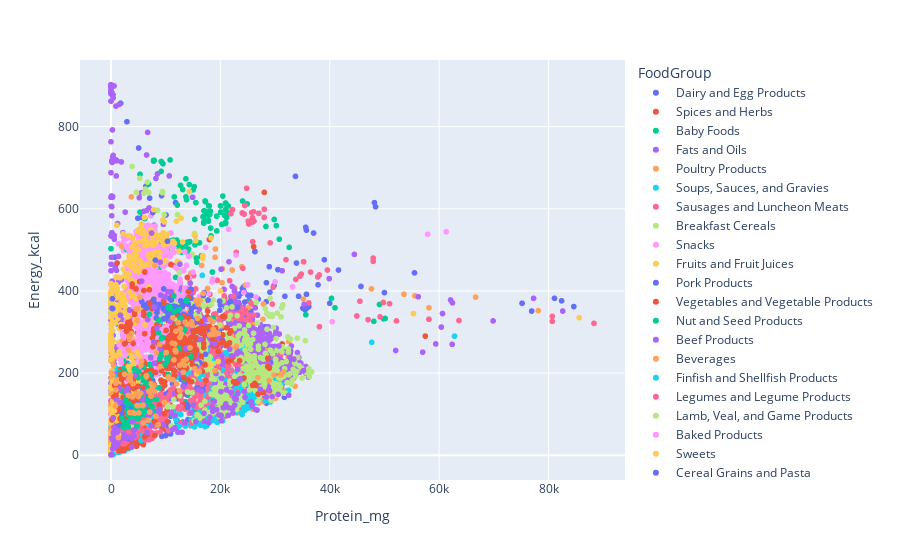

This figure's notebook cell:
### Code cell
x_list = food.columns.values[3:]
fig = px.scatter(food, x=x_list[0], y="Energy_kcal", color="FoodGroup")
fig.show()

### Figure 1 — Plotly figure (JSON) as saved in the notebook; plotly's stock layout.template omitted (floating-point values rounded to 4 significant figures; data arrays with more than 128 entries replaced by an {"elided": "..."} marker saying what was removed)
{"data": [{"hovertemplate": "FoodGroup=Dairy and Egg Products<br>Protein_mg=%{x}<br>Energy_kcal=%{y}<extra></extra>", "legendgroup": "Dairy and Egg Products", "marker": {"color": "#636efa", "symbol": "circle"}, "mode": "markers", "name": "Dairy and Egg Products", "showlegend": true, "type": "scattergl", "x": {"elided": "264 float values"}, "xaxis": "x", "y": {"elided": "264 int values"}, "yaxis": "y"}, {"hovertemplate": "FoodGroup=Spices and Herbs<br>Protein_mg=%{x}<br>Energy_kcal=%{y}<extra></extra>", "legendgroup": "Spices and Herbs", "marker": {"color": "#EF553B", "symbol": "circle"}, "mode": "markers", "name": "Spices and Herbs", "showlegend": true, "type": "scattergl", "x": [6090, 17600, 22980, 7610, 19770, 10760, 18070, 23200, 13460, 3990, 5970, 21930, 12370, 17810, 14290, 15980, 19960, 15800, 23000, 16550, 8980, 6710, 12660, 26080, 5840, 10410, 9000, 14140, 26630, 10390, 12010, 10400, 17990, 9590, 5760, 4880, 11430, 10630, 6730, 22770, 9110, 9680, 3150, 3460, 3740, 0, 0, 5560, 60, 50, 30, 0, 2360, 1180, 3310, 3750, 3290, 19930, 40, 490, 0, 0, 4500, 10820], "xaxis": "x", "y": [263, 337, 233, 313, 333, 311, 392, 237, 282, 247, 274, 279, 298, 375, 325, 305, 253, 345, 323, 331, 335, 475, 271, 508, 525, 341, 265, 282, 292, 251, 318, 296, 525, 307, 342, 331, 310, 315, 272, 295, 276, 312, 23, 43, 60, 0, 21, 101, 288, 237, 56, 18, 23, 48, 131, 70, 44, 285, 19, 88, 188, 0, 322, 335], "yaxis": "y"}, {"hovertemplate": "FoodGroup=Baby Foods<br>Protein_mg=%{x}<br>Energy_kcal=%{y}<extra></extra>", "legendgroup": "Baby Foods", "marker": {"color": "#00cc96", "symbol": "circle"}, "mode": "markers", "name": "Baby Foods", "showlegend": true, "type": "scattergl", "x": {"elided": "362 int values"}, "xaxis": "x", "y": {"elided": "362 int values"}, "yaxis": "y"}, {"hovertemplate": "FoodGroup=Fats and Oils<br>Protein_mg=%{x}<br>Energy_kcal=%{y}<extra></extra>", "legendgroup": "Fats and Oils", "marker": {"color": "#ab63fa", "symbol": "circle"}, "mode": "markers", "name": "Fats and Oils", "showlegend": true, "type": "scattergl", "x": {"elided": "219 int values"}, "xaxis": "x", "y": {"elided": "219 int values"}, "yaxis": "y"}, {"hovertemplate": "FoodGroup=Poultry Products<br>Protein_mg=%{x}<br>Energy_kcal=%{y}<extra></extra>", "legendgroup": "Poultry Products", "marker": {"color": "#FFA15A", "symbol": "circle"}, "mode": "markers", "name": "Poultry Products", "showlegend": true, "type": "scattergl", "x": {"elided": "390 float values"}, "xaxis": "x", "y": {"elided": "390 int values"}, "yaxis": "y"}, {"hovertemplate": "FoodGroup=Soups, Sauces, and Gravies<br>Protein_mg=%{x}<br>Energy_kcal=%{y}<extra></extra>", "legendgroup": "Soups, Sauces, and Gravies", "marker": {"color": "#19d3f3", "symbol": "circle"}, "mode": "markers", "name": "Soups, Sauces, and Gravies", "showlegend": true, "type": "scattergl", "x": {"elided": "452 int values"}, "xaxis": "x", "y": {"elided": "452 int values"}, "yaxis": "y"}, {"hovertemplate": "FoodGroup=Sausages and Luncheon Meats<br>Protein_mg=%{x}<br>Energy_kcal=%{y}<extra></extra>", "legendgroup": "Sausages and Luncheon Meats", "marker": {"color": "#FF6692", "symbol": "circle"}, "mode": "markers", "name": "Sausages and Luncheon Meats", "showlegend": true, "type": "scattergl", "x": {"elided": "244 float values"}, "xaxis": "x", "y": {"elided": "244 int values"}, "yaxis": "y"}, {"hovertemplate": "FoodGroup=Breakfast Cereals<br>Protein_mg=%{x}<br>Energy_kcal=%{y}<extra></extra>", "legendgroup": "Breakfast Cereals", "marker": {"color": "#B6E880", "symbol": "circle"}, "mode": "markers", "name": "Breakfast Cereals", "showlegend": true, "type": "scattergl", "x": {"elided": "363 float values"}, "xaxis": "x", "y": {"elided": "363 int values"}, "yaxis": "y"}, {"hovertemplate": "FoodGroup=Snacks<br>Protein_mg=%{x}<br>Energy_kcal=%{y}<extra></extra>", "legendgroup": "Snacks", "marker": {"color": "#FF97FF", "symbol": "circle"}, "mode": "markers", "name": "Snacks", "showlegend": true, "type": "scattergl", "x": {"elided": "171 float values"}, "xaxis": "x", "y": {"elided": "171 int values"}, "yaxis": "y"}, {"hovertemplate": "FoodGroup=Fruits and Fruit Juices<br>Protein_mg=%{x}<br>Energy_kcal=%{y}<extra></extra>", "legendgroup": "Fruits and Fruit Juices", "marker": {"color": "#FECB52", "symbol": "circle"}, "mode": "markers", "name": "Fruits and Fruit Juices", "showlegend": true, "type": "scattergl", "x": {"elided": "346 int values"}, "xaxis": "x", "y": {"elided": "346 int values"}, "yaxis": "y"}, {"hovertemplate": "FoodGroup=Pork Products<br>Protein_mg=%{x}<br>Energy_kcal=%{y}<extra></extra>", "legendgroup": "Pork Products", "marker": {"color": "#636efa", "symbol": "circle"}, "mode": "markers", "name": "Pork Products", "showlegend": true, "type": "scattergl", "x": {"elided": "343 int values"}, "xaxis": "x", "y": {"elided": "343 int values"}, "yaxis": "y"}, {"hovertemplate": "FoodGroup=Vegetables and Vegetable Products<br>Protein_mg=%{x}<br>Energy_kcal=%{y}<extra></extra>", "legendgroup": "Vegetables and Vegetable Products", "marker": {"color": "#EF553B", "symbol": "circle"}, "mode": "markers", "name": "Vegetables and Vegetable Products", "showlegend": true, "type": "scattergl", "x": {"elided": "828 float values"}, "xaxis": "x", "y": {"elided": "828 int values"}, "yaxis": "y"}, {"hovertemplate": "FoodGroup=Nut and Seed Products<br>Protein_mg=%{x}<br>Energy_kcal=%{y}<extra></extra>", "legendgroup": "Nut and Seed Products", "marker": {"color": "#00cc96", "symbol": "circle"}, "mode": "markers", "name": "Nut and Seed Products", "showlegend": true, "type": "scattergl", "x": {"elided": "133 float values"}, "xaxis": "x", "y": {"elided": "133 int values"}, "yaxis": "y"}, {"hovertemplate": "FoodGroup=Beef Products<br>Protein_mg=%{x}<br>Energy_kcal=%{y}<extra></extra>", "legendgroup": "Beef Products", "marker": {"color": "#ab63fa", "symbol": "circle"}, "mode": "markers", "name": "Beef Products", "showlegend": true, "type": "scattergl", "x": {"elided": "946 float values"}, "xaxis": "x", "y": {"elided": "946 int values"}, "yaxis": "y"}, {"hovertemplate": "FoodGroup=Beverages<br>Protein_mg=%{x}<br>Energy_kcal=%{y}<extra></extra>", "legendgroup": "Beverages", "marker": {"color": "#FFA15A", "symbol": "circle"}, "mode": "markers", "name": "Beverages", "showlegend": true, "type": "scattergl", "x": {"elided": "315 float values"}, "xaxis": "x", "y": {"elided": "315 int values"}, "yaxis": "y"}, {"hovertemplate": "FoodGroup=Finfish and Shellfish Products<br>Protein_mg=%{x}<br>Energy_kcal=%{y}<extra></extra>", "legendgroup": "Finfish and Shellfish Products", "marker": {"color": "#19d3f3", "symbol": "circle"}, "mode": "markers", "name": "Finfish and Shellfish Products", "showlegend": true, "type": "scattergl", "x": {"elided": "267 float values"}, "xaxis": "x", "y": {"elided": "267 int values"}, "yaxis": "y"}, {"hovertemplate": "FoodGroup=Legumes and Legume Products<br>Protein_mg=%{x}<br>Energy_kcal=%{y}<extra></extra>", "legendgroup": "Legumes and Legume Products", "marker": {"color": "#FF6692", "symbol": "circle"}, "mode": "markers", "name": "Legumes and Legume Products", "showlegend": true, "type": "scattergl", "x": {"elided": "389 float values"}, "xaxis": "x", "y": {"elided": "389 int values"}, "yaxis": "y"}, {"hovertemplate": "FoodGroup=Lamb, Veal, and Game Products<br>Protein_mg=%{x}<br>Energy_kcal=%{y}<extra></extra>", "legendgroup": "Lamb, Veal, and Game Products", "marker": {"color": "#B6E880", "symbol": "circle"}, "mode": "markers", "name": "Lamb, Veal, and Game Products", "showlegend": true, "type": "scattergl", "x": {"elided": "438 float values"}, "xaxis": "x", "y": {"elided": "438 int values"}, "yaxis": "y"}, {"hovertemplate": "FoodGroup=Baked Products<br>Protein_mg=%{x}<br>Energy_kcal=%{y}<extra></extra>", "legendgroup": "Baked Products", "marker": {"color": "#FF97FF", "symbol": "circle"}, "mode": "markers", "name": "Baked Products", "showlegend": true, "type": "scattergl", "x": {"elided": "797 int values"}, "xaxis": "x", "y": {"elided": "797 int values"}, "yaxis": "y"}, {"hovertemplate": "FoodGroup=Sweets<br>Protein_mg=%{x}<br>Energy_kcal=%{y}<extra></extra>", "legendgroup": "Sweets", "marker": {"color": "#FECB52", "symbol": "circle"}, "mode": "markers", "name": "Sweets", "showlegend": true, "type": "scattergl", "x": {"elided": "347 float values"}, "xaxis": "x", "y": {"elided": "347 int values"}, "yaxis": "y"}, {"hovertemplate": "FoodGroup=Cereal Grains and Pasta<br>Protein_mg=%{x}<br>Energy_kcal=%{y}<extra></extra>", "legendgroup": "Cereal Grains and Pasta", "marker": {"color": "#636efa", "symbol": "circle"}, "mode": "markers", "name": "Cereal Grains and Pasta", "showlegend": true, "type": "scattergl", "x": {"elided": "183 float values"}, "xaxis": "x", "y": {"elided": "183 int values"}, "yaxis": "y"}, {"hovertemplate": "FoodGroup=Fast Foods<br>Protein_mg=%{x}<br>Energy_kcal=%{y}<extra></extra>", "legendgroup": "Fast Foods", "marker": {"color": "#EF553B", "symbol": "circle"}, "mode": "markers", "name": "Fast Foods", "showlegend": true, "type": "scattergl", "x": {"elided": "371 float values"}, "xaxis": "x", "y": {"elided": "371 int values"}, "yaxis": "y"}, {"hovertemplate": "FoodGroup=Meals, Entrees, and Side Dishes<br>Protein_mg=%{x}<br>Energy_kcal=%{y}<extra></extra>", "legendgroup": "Meals, Entrees, and Side Dishes", "marker": {"color": "#00cc96", "symbol": "circle"}, "mode": "markers", "name": "Meals, Entrees, and Side Dishes", "showlegend": true, "type": "scattergl", "x": [3380, 5050, 5890, 4370, 6500, 7250, 8900, 9160, 2480, 3240, 13500, 5800, 4410, 5110, 8730, 6540, 7530, 4370, 2220, 6810, 6630, 7260, 7070, 5980, 8730, 4250, 2780, 2380, 2380, 3170, 2380, 4370, 4370, 3570, 4370, 7060, 4800, 9760, 4260, 4260, 5910, 4940, 5940, 4700, 4450, 9940, 10440, 5950, 6870, 6970, 5650, 13860, 4890, 9320, 10280, 10490, 2350, 4370, 5850, 5600, 1960, 13190, 8570, 12430, 14360, 4520, 7280, 14620, 3000, 5300, 4900, 6200, 7900, 7000, 6300, 3000, 3800, 13810, 5900, 5500, 6100, 5700, 3000, 5000, 6000, 5700, 2000, 10640, 2650, 10840, 2820, 10420, 2940, 12730, 6680, 9210, 9400, 11600, 12320, 10900, 7020, 8730, 8280, 13100, 10240, 11480, 12530, 10620, 5060, 18660, 3270, 5500, 4300], "xaxis": "x", "y": [82, 90, 113, 90, 176, 220, 235, 241, 77, 97, 307, 107, 99, 204, 164, 130, 118, 100, 70, 101, 124, 239, 221, 134, 298, 99, 80, 67, 67, 69, 67, 106, 95, 87, 95, 198, 147, 220, 197, 210, 181, 189, 190, 71, 93, 222, 197, 214, 139, 128, 126, 379, 190, 253, 230, 240, 70, 87, 100, 149, 157, 168, 250, 260, 261, 111, 135, 240, 111, 108, 111, 99, 106, 100, 104, 125, 101, 375, 110, 103, 110, 109, 108, 111, 113, 126, 90, 358, 136, 359, 129, 359, 148, 334, 164, 284, 287, 349, 354, 356, 343, 328, 136, 297, 235, 388, 355, 363, 145, 334, 125, 139, 119], "yaxis": "y"}, {"hovertemplate": "FoodGroup=American Indian/Alaska Native Foods<br>Protein_mg=%{x}<br>Energy_kcal=%{y}<extra></extra>", "legendgroup": "American Indian/Alaska Native Foods", "marker": {"color": "#ab63fa", "symbol": "circle"}, "mode": "markers", "name": "American Indian/Alaska Native Foods", "showlegend": true, "type": "scattergl", "x": {"elided": "165 int values"}, "xaxis": "x", "y": {"elided": "165 int values"}, "yaxis": "y"}, {"hovertemplate": "FoodGroup=Restaurant Foods<br>Protein_mg=%{x}<br>Energy_kcal=%{y}<extra></extra>", "legendgroup": "Restaurant Foods", "marker": {"color": "#FFA15A", "symbol": "circle"}, "mode": "markers", "name": "Restaurant Foods", "showlegend": true, "type": "scattergl", "x": [26850, 12310, 3310, 5010, 14870, 19250, 11870, 3740, 15820, 5030, 18110, 31020, 14750, 29800, 3490, 18680, 12670, 5420, 13230, 12560, 18680, 790, 4580, 19620, 18060, 890, 4780, 19170, 970, 13750, 2490, 5290, 7840, 13490, 18880, 880, 4890, 12560, 7840, 2490, 6490, 10830, 11280, 10480, 3560, 7300, 3900, 4260, 3420, 11670, 11240, 16870, 15930, 7960, 7440, 7070, 8990, 19000, 15330, 16170.0, 13190, 12560, 12020, 11310, 3200, 4640, 3960, 3500, 5590, 11720, 11510, 3480, 7350, 5100, 8610, 5480, 8020, 3280, 6910, 8280, 4050, 7080, 18670, 12620, 22940, 3260, 31520, 6460, 3410, 13560, 13880, 5190, 16270, 28900, 11870, 12900, 9760, 5900, 10100, 8910, 6760, 1340, 4770, 8180, 14460, 5790, 5800, 5870], "xaxis": "x", "y": [189, 323, 290, 143, 316, 296, 302, 296, 333, 121, 330, 196, 325, 195, 289, 307, 308, 151, 202, 157, 325, 120, 356, 297, 293, 175, 327, 295, 183, 234, 197, 385, 170, 219, 302, 159, 356, 157, 170, 197, 194, 185, 184, 191, 195, 144, 104, 102, 104, 271, 273, 394, 368, 156, 159, 154, 216, 206, 211, 204, 229, 219, 174, 335, 146, 151, 142, 182, 229, 256, 232, 186, 174, 103, 74, 219, 462, 185, 156, 250, 174, 105, 294, 287, 266, 255, 203, 192, 282, 324, 319, 150, 377, 182, 252, 295, 129, 78, 250, 270, 85, 43, 121, 95, 262, 121, 121, 122], "yaxis": "y"}], "layout": {"legend": {"title": {"text": "FoodGroup"}, "tracegroupgap": 0}, "margin": {"t": 60}, "xaxis": {"anchor": "y", "domain": [0, 1], "title": {"text": "Protein_mg"}}, "yaxis": {"anchor": "x", "domain": [0, 1], "title": {"text": "Energy_kcal"}}}}
